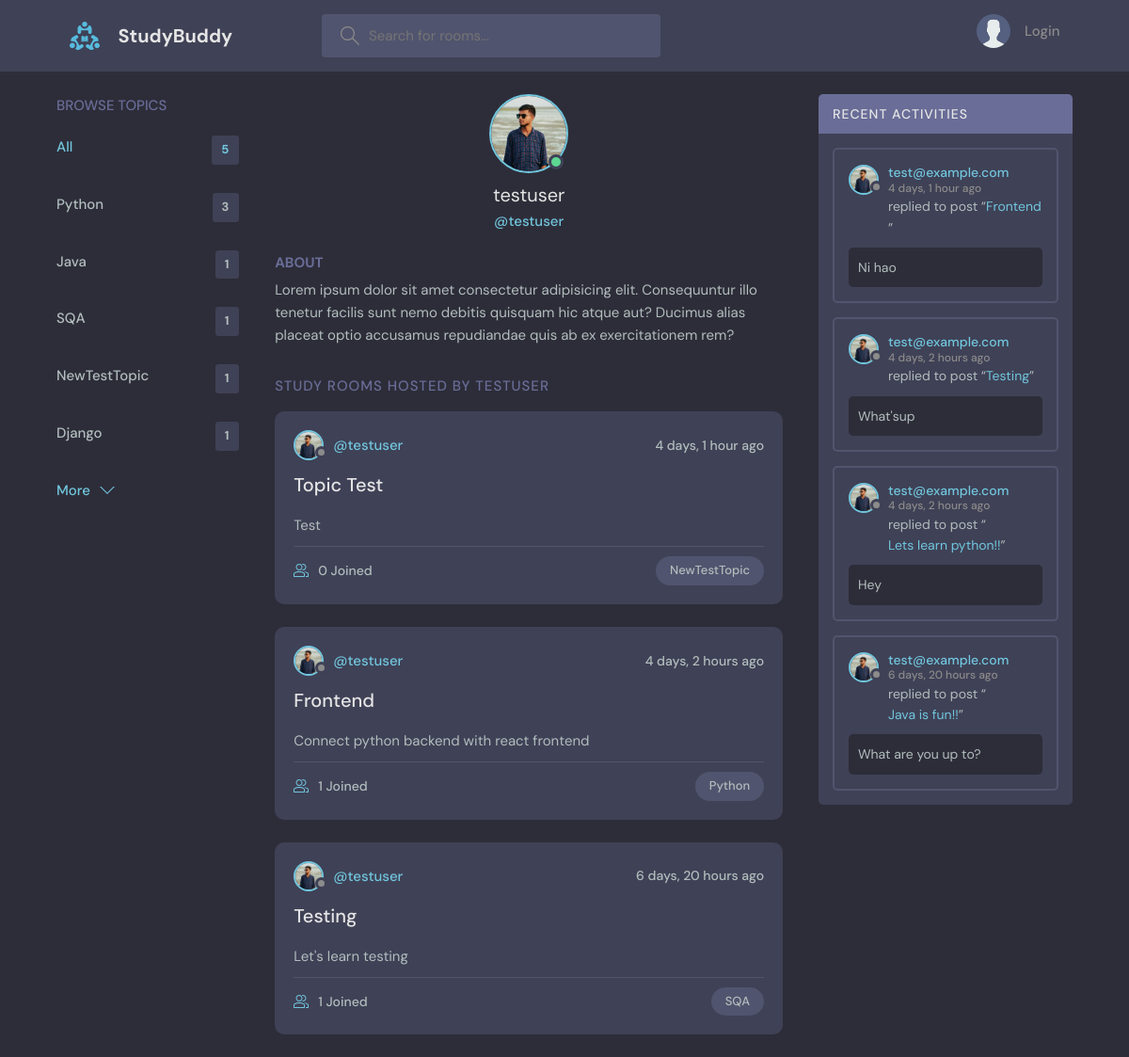
The app's page /profile/5, older data.
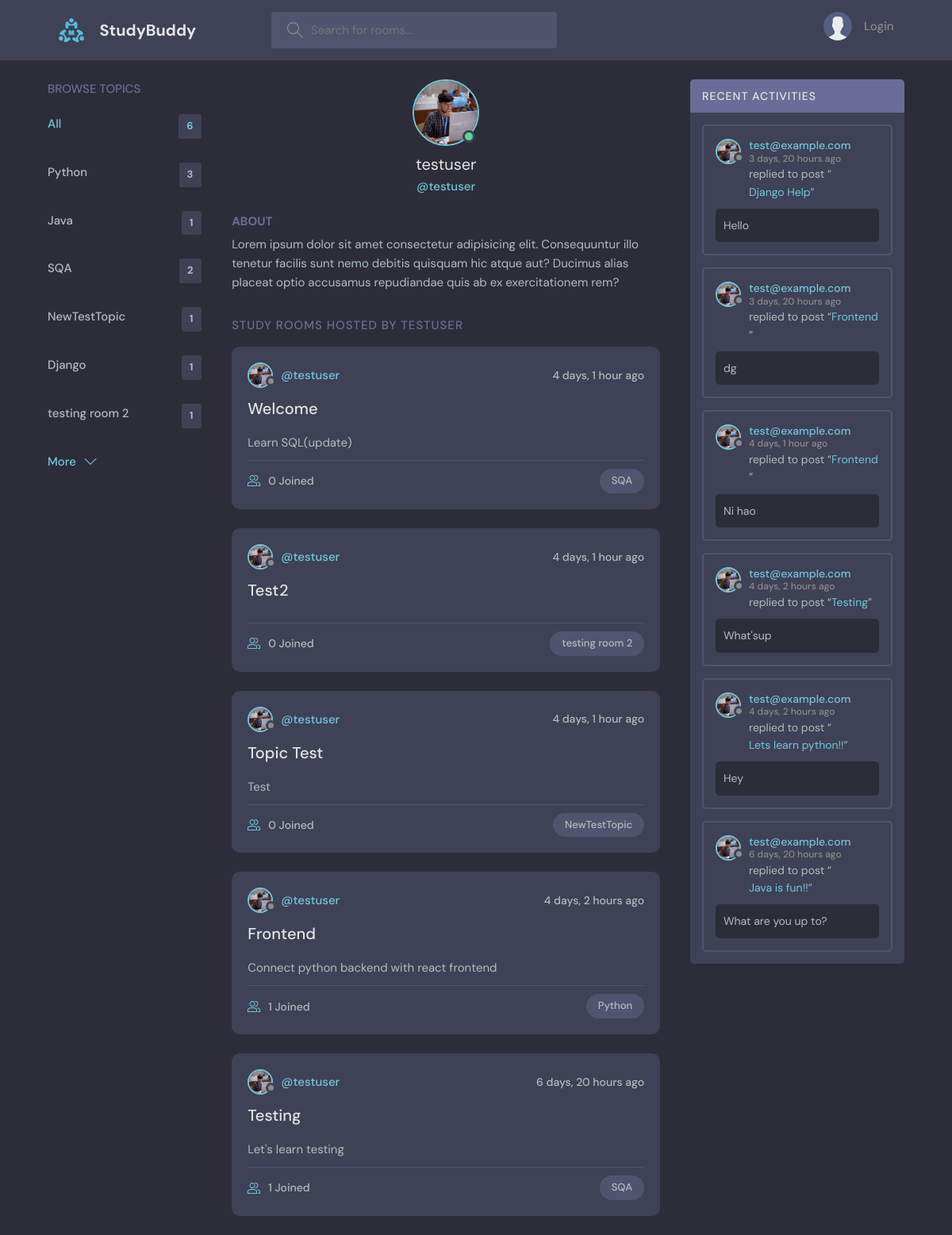
The same page, newer data.
### base/models.py (models this page shows, shortened)
class Topic(models.Model):
  name = models.CharField(max_length= 200)

class User(AbstractUser):
  name = models.CharField(max_length= 200)
  email = models.EmailField(unique=True)
  bio = models.TextField(null=True)
  avatar= models.ImageField(null=True, default="avatar.svg")
  USERNAME_FIELD = 'email'
  REQUIRED_FIELDS = ['username', 'name']

class Room(models.Model):
  host = models.ForeignKey(User, on_delete= models.SET_NULL, null = True)
  topic = models.ForeignKey(Topic, on_delete= models.SET_NULL, null = True)
  name = models.CharField(max_length=200)
  description = models.TextField(null=True, blank=True)
  participants = models.ManyToManyField(User, related_name='participants', blank=True)
  updated = models.DateTimeField(auto_now=True)
  created = models.DateTimeField(auto_now_add = True)
  class Meta:
    ordering = ['-updated', '-created']
  def __str__(self):
    return self.name

class Message(models.Model):
  user = models.ForeignKey(User, on_delete=models.CASCADE)
  room = models.ForeignKey(Room, on_delete= models.CASCADE)
  body = models.TextField()
  updated = models.DateTimeField(auto_now=True)
  created = models.DateTimeField(auto_now_add = True)
  class Meta:
      ordering = ['-updated', '-created']

### base/views.py (the view)
# urls.py: path('profile/<str:pk>', views.userProfile, name="user-profile"),
def userProfile(request, pk):
    user = get_object_or_404(User, id=pk)
    rooms = user.room_set.all()
    room_messages = user.message_set.all()
    topics = Topic.objects.all()
    context = {'user': user, 'rooms': rooms, 'room_messages': room_messages, 'topics': topics}
    return render(request, 'base/profile.html', context)

### base/templates/base/profile.html (shortened to what this page needs)
{% extends 'main.html' %}
{% block content %}
  <main class="profile-page layout layout--3">
    <div class="container">
      {% include 'base/topics_component.html' %}
      <div class="roomList">
        <div class="profile">
          <div class="profile__avatar">
            <div class="avatar avatar--large active">
              <img src="{{user.avatar.url}}" />
            </div>
          </div>
          <div class="profile__info">
            <h3>{{user.username}}</h3>
            <p>@{{user.username}}</p>
          </div>
          <div class="profile__about">
            <h3>About</h3>
            <p>
              Lorem ipsum dolor sit amet consectetur adipisicing elit. Consequuntur illo tenetur
              facilis sunt nemo debitis quisquam hic atque aut? Ducimus alias placeat optio
              accusamus repudiandae quis ab ex exercitationem rem?
            </p>
          </div>
        </div>
        <div class="roomList__header">
          <div>
            <h2>
              Study Rooms Hosted by {{user.username}}
            </h2>
          </div>
        </div>
        {% include 'base/feed_component.html' %}
      </div>
      {% include 'base/activity_component.html' %}
    </div>
  </main>
{% endblock content %}

### templates/main.html (shortened to what this page needs)
<!DOCTYPE html>
{% load static %}
<html lang="en">
<head>
  <link rel="stylesheet" href="{% static 'styles/style.css' %}" />
</head>
<body>
  {% include 'navbar.html' %}
  {% block content %}
  {% endblock %}
</body>
</html>

### templates/navbar.html (shortened to what this page needs)
{% load static %}
<header class="header header--loggedIn">
  <div class="container">
    <a href="{% url 'home' %}" class="header__logo">
      <img src="{% static 'images/logo.svg' %}" />
      <h1>StudyBuddy</h1>
    </a>
    <form class="header__search" method="GET" action="{% url 'home' %}">
      <label>
        <input name="q" placeholder="Search for rooms..." />
      </label>
    </form>
    <nav class="header__menu">
      {% if request.user.is_authenticated %}
      <div class="header__user">
        <a href="{% url 'update-user' %}">
          <div class="avatar avatar--medium active">
            <img src="{{ request.user.avatar.url }}" />
          </div>
          <p>{{ request.user.username }}<span>@{{ request.user.username }}</span></p>
        </a>
        <button class="dropdown-button">
          <svg version="1.1" xmlns="http://www.w3.org/2000/svg" width="32" height="32" viewBox="0 0 32 32">
            <title>chevron-down</title>
            <path d="M16 21l-13-13h-3l16 16 16-16h-3l-13 13z"></path>
          </svg>
        </button>
      </div>
      {% else %}
      <a href="{% url 'login' %}">
        <img src="{% static 'images/avatar.svg' %}" />
        <p>Login</p>
      </a>
      {% endif %}
    </nav>
  </div>
</header>

### base/templates/base/topics_component.html
<div class="topics">
  <div class="topics__header">
    <h2>Browse Topics</h2>
  </div>
  <ul class="topics__list">
    <li>
      <a href="{% url 'home' %}" class="active">All <span>{{topics.count}}</span></a>
    </li>
    {% for topic in topics %}
    <li>
      <a href="{% url 'home' %}?q={{topic.name}}">{{topic.name}} <span>{{topic.room_set.all.count}}</span></a>
    </li>
    {% endfor %}
  </ul>
  <a class="btn btn--link" href="{% url 'topics' %}">
    More
    <svg version="1.1" xmlns="http://www.w3.org/2000/svg" width="32" height="32" viewBox="0 0 32 32">
      <title>chevron-down</title>
      <path d="M16 21l-13-13h-3l16 16 16-16h-3l-13 13z"></path>
    </svg>
  </a>
</div>

### base/templates/base/feed_component.html (shortened to what this page needs)
{% for room in rooms %}
<div class="roomListRoom">
  <div class="roomListRoom__header">
    <a href="{% url 'user-profile' room.host.id %}" class="roomListRoom__author">
      <div class="avatar avatar--small">
        <img src="{{room.host.avatar.url}}" />
      </div>
      <span>@{{room.host.username}}</span>
    </a>
    <div class="roomListRoom__actions">
      <span>{{room.created|timesince}} ago</span>
    </div>
  </div>
  <div class="roomListRoom__content">
    <a href="{% url 'room' room.id %}">{{room.name}}</a>
    <p>
      {{room.description}}
    </p>
  </div>
  <div class="roomListRoom__meta">
    <a href="{% url 'room' room.id %}" class="roomListRoom__joined">
      {{room.participants.all.count}} Joined
    </a>
    <p class="roomListRoom__topic">{{room.topic.name}}</p>
  </div>
</div>
{% endfor %}

### base/templates/base/activity_component.html (shortened to what this page needs)
<div class="activities">
  <div class="activities__header">
    <h2>Recent Activities</h2>
  </div>
  {% for message in room_messages %}
  <div class="activities__box">
    <div class="activities__boxHeader roomListRoom__header">
      <a href="{% url 'user-profile' message.user.id %}" class="roomListRoom__author">
        <div class="avatar avatar--small">
          <img src="{{message.user.avatar.url}}" />
        </div>
        <p>
          {{ message.user }}
          <span>{{message.created|timesince}} ago</span>
        </p>
      </a>
    </div>
    <div class="activities__boxContent">
      <p>replied to post “<a href="{% url 'room' message.room.id %}">{{message.room}}</a>”</p>
      <div class="activities__boxRoomContent">
        {{message.body}}
      </div>
    </div>
  </div>
  {% endfor %}
</div>

Row changes from the older to the newer data that the page shows:
computed for Topic "SQA": room_set.all.count "1" → "2"
added Topic: name "testing room 2", room_set.all.count "1"
changed User "testuser": avatar: a different picture
added Room: host.avatar (picture), host.username "testuser", created "4 days, 1 hour", name "Welcome", description "Learn SQL(update)", participants.all.count "0", topic.name "SQA"
added Room: host.avatar (picture), host.username "testuser", created "4 days, 1 hour", name "Test2", participants.all.count "0", topic.name "testing room 2"
changed through a linked row, Room "Topic Test": host.avatar: a different picture
changed through a linked row, Room "Frontend": host.avatar: a different picture
changed through a linked row, Room "Testing": host.avatar: a different picture
added Message: user.avatar (picture), user "test@example.com", created "3 days, 20 hours", room "Django Help", body "Hello"
added Message: user.avatar (picture), user "test@example.com", created "3 days, 20 hours", room "Frontend", body "dg"
changed through a linked row, Message "Ni hao": user.avatar: a different picture
changed through a linked row, Message "What'sup": user.avatar: a different picture
changed through a linked row, Message "Hey": user.avatar: a different picture
changed through a linked row, Message "What are you up to?": user.avatar: a different picture
Text that changed along with them:
{{ topics.count }}: "5" → "6"
